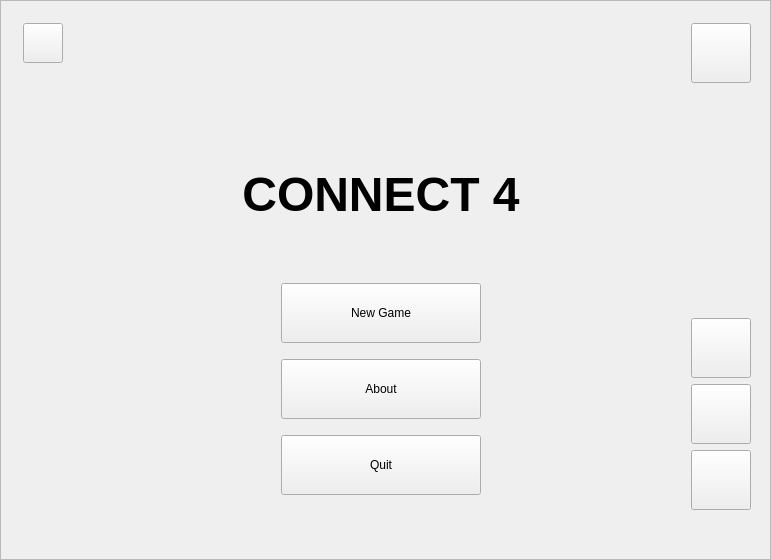
<?xml version="1.0" encoding="UTF-8"?>
<ui version="4.0">
 <class>mainMenu</class>
 <widget class="QWidget" name="mainMenu">
  <property name="geometry">
   <rect>
    <x>0</x>
    <y>0</y>
    <width>771</width>
    <height>560</height>
   </rect>
  </property>
  <property name="minimumSize">
   <size>
    <width>0</width>
    <height>0</height>
   </size>
  </property>
  <property name="windowTitle">
   <string>MainWindow</string>
  </property>
  <layout class="QGridLayout" name="gridLayout_9">
   <property name="leftMargin">
    <number>0</number>
   </property>
   <property name="topMargin">
    <number>0</number>
   </property>
   <property name="rightMargin">
    <number>0</number>
   </property>
   <property name="bottomMargin">
    <number>0</number>
   </property>
   <item row="0" column="0">
    <widget class="QWidget" name="centralwidget" native="true">
     <layout class="QGridLayout" name="gridLayout_3">
      <property name="leftMargin">
       <number>0</number>
      </property>
      <property name="topMargin">
       <number>0</number>
      </property>
      <property name="rightMargin">
       <number>0</number>
      </property>
      <property name="bottomMargin">
       <number>0</number>
      </property>
      <item row="0" column="0">
       <widget class="QScrollArea" name="scrollArea">
        <property name="frameShape">
         <enum>QFrame::Shape::NoFrame</enum>
        </property>
        <property name="widgetResizable">
         <bool>true</bool>
        </property>
        <property name="alignment">
         <set>Qt::AlignmentFlag::AlignCenter</set>
        </property>
        <widget class="QWidget" name="scrollAreaWidgetContents">
         <property name="geometry">
          <rect>
           <x>0</x>
           <y>0</y>
           <width>771</width>
           <height>560</height>
          </rect>
         </property>
         <layout class="QGridLayout" name="gridLayout_6">
          <property name="leftMargin">
           <number>0</number>
          </property>
          <property name="topMargin">
           <number>0</number>
          </property>
          <property name="rightMargin">
           <number>0</number>
          </property>
          <property name="bottomMargin">
           <number>0</number>
          </property>
          <item row="0" column="0">
           <widget class="QFrame" name="mainMenuFrame">
            <property name="frameShape">
             <enum>QFrame::Shape::StyledPanel</enum>
            </property>
            <property name="frameShadow">
             <enum>QFrame::Shadow::Raised</enum>
            </property>
            <layout class="QGridLayout" name="gridLayout_7">
             <item row="0" column="0">
              <layout class="QGridLayout" name="gridLayout">
               <item row="1" column="1">
                <layout class="QGridLayout" name="gridLayout_5">
                 <property name="sizeConstraint">
                  <enum>QLayout::SizeConstraint::SetFixedSize</enum>
                 </property>
                 <item row="1" column="1">
                  <spacer name="verticalSpacer_2">
                   <property name="orientation">
                    <enum>Qt::Orientation::Vertical</enum>
                   </property>
                   <property name="sizeType">
                    <enum>QSizePolicy::Policy::Expanding</enum>
                   </property>
                   <property name="sizeHint" stdset="0">
                    <size>
                     <width>0</width>
                     <height>0</height>
                    </size>
                   </property>
                  </spacer>
                 </item>
                 <item row="0" column="2">
                  <spacer name="horizontalSpacer_5">
                   <property name="orientation">
                    <enum>Qt::Orientation::Horizontal</enum>
                   </property>
                   <property name="sizeType">
                    <enum>QSizePolicy::Policy::Expanding</enum>
                   </property>
                   <property name="sizeHint" stdset="0">
                    <size>
                     <width>0</width>
                     <height>0</height>
                    </size>
                   </property>
                  </spacer>
                 </item>
                 <item row="0" column="1">
                  <widget class="QPushButton" name="musicButton">
                   <property name="sizePolicy">
                    <sizepolicy hsizetype="Fixed" vsizetype="Fixed">
                     <horstretch>0</horstretch>
                     <verstretch>0</verstretch>
                    </sizepolicy>
                   </property>
                   <property name="minimumSize">
                    <size>
                     <width>40</width>
                     <height>40</height>
                    </size>
                   </property>
                   <property name="maximumSize">
                    <size>
                     <width>40</width>
                     <height>40</height>
                    </size>
                   </property>
                   <property name="cursor">
                    <cursorShape>PointingHandCursor</cursorShape>
                   </property>
                   <property name="focusPolicy">
                    <enum>Qt::FocusPolicy::TabFocus</enum>
                   </property>
                   <property name="text">
                    <string/>
                   </property>
                   <property name="iconSize">
                    <size>
                     <width>30</width>
                     <height>30</height>
                    </size>
                   </property>
                   <property name="checkable">
                    <bool>true</bool>
                   </property>
                  </widget>
                 </item>
                 <item row="0" column="0">
                  <spacer name="horizontalSpacer_7">
                   <property name="orientation">
                    <enum>Qt::Orientation::Horizontal</enum>
                   </property>
                   <property name="sizeType">
                    <enum>QSizePolicy::Policy::Fixed</enum>
                   </property>
                   <property name="sizeHint" stdset="0">
                    <size>
                     <width>13</width>
                     <height>20</height>
                    </size>
                   </property>
                  </spacer>
                 </item>
                </layout>
               </item>
               <item row="2" column="3">
                <widget class="QLabel" name="welcomeLabel">
                 <property name="sizePolicy">
                  <sizepolicy hsizetype="Minimum" vsizetype="Preferred">
                   <horstretch>0</horstretch>
                   <verstretch>0</verstretch>
                  </sizepolicy>
                 </property>
                 <property name="font">
                  <font>
                   <pointsize>36</pointsize>
                   <bold>true</bold>
                   <strikeout>false</strikeout>
                  </font>
                 </property>
                 <property name="text">
                  <string>CONNECT 4</string>
                 </property>
                 <property name="alignment">
                  <set>Qt::AlignmentFlag::AlignCenter</set>
                 </property>
                </widget>
               </item>
               <item row="3" column="3">
                <layout class="QGridLayout" name="gridLayout_2">
                 <property name="sizeConstraint">
                  <enum>QLayout::SizeConstraint::SetMinimumSize</enum>
                 </property>
                 <item row="3" column="1">
                  <widget class="QPushButton" name="aboutButton">
                   <property name="minimumSize">
                    <size>
                     <width>200</width>
                     <height>60</height>
                    </size>
                   </property>
                   <property name="maximumSize">
                    <size>
                     <width>200</width>
                     <height>60</height>
                    </size>
                   </property>
                   <property name="cursor">
                    <cursorShape>PointingHandCursor</cursorShape>
                   </property>
                   <property name="focusPolicy">
                    <enum>Qt::FocusPolicy::TabFocus</enum>
                   </property>
                   <property name="text">
                    <string>About</string>
                   </property>
                  </widget>
                 </item>
                 <item row="3" column="0">
                  <spacer name="horizontalSpacer_3">
                   <property name="orientation">
                    <enum>Qt::Orientation::Horizontal</enum>
                   </property>
                   <property name="sizeType">
                    <enum>QSizePolicy::Policy::Minimum</enum>
                   </property>
                   <property name="sizeHint" stdset="0">
                    <size>
                     <width>20</width>
                     <height>20</height>
                    </size>
                   </property>
                  </spacer>
                 </item>
                 <item row="6" column="1">
                  <spacer name="verticalSpacer_4">
                   <property name="orientation">
                    <enum>Qt::Orientation::Vertical</enum>
                   </property>
                   <property name="sizeHint" stdset="0">
                    <size>
                     <width>20</width>
                     <height>40</height>
                    </size>
                   </property>
                  </spacer>
                 </item>
                 <item row="2" column="1">
                  <spacer name="verticalSpacer_7">
                   <property name="orientation">
                    <enum>Qt::Orientation::Vertical</enum>
                   </property>
                   <property name="sizeType">
                    <enum>QSizePolicy::Policy::Minimum</enum>
                   </property>
                   <property name="sizeHint" stdset="0">
                    <size>
                     <width>20</width>
                     <height>10</height>
                    </size>
                   </property>
                  </spacer>
                 </item>
                 <item row="1" column="1">
                  <widget class="QPushButton" name="newGameButton">
                   <property name="minimumSize">
                    <size>
                     <width>200</width>
                     <height>60</height>
                    </size>
                   </property>
                   <property name="maximumSize">
                    <size>
                     <width>200</width>
                     <height>60</height>
                    </size>
                   </property>
                   <property name="cursor">
                    <cursorShape>PointingHandCursor</cursorShape>
                   </property>
                   <property name="focusPolicy">
                    <enum>Qt::FocusPolicy::TabFocus</enum>
                   </property>
                   <property name="text">
                    <string>New Game</string>
                   </property>
                  </widget>
                 </item>
                 <item row="0" column="1">
                  <spacer name="verticalSpacer_5">
                   <property name="orientation">
                    <enum>Qt::Orientation::Vertical</enum>
                   </property>
                   <property name="sizeHint" stdset="0">
                    <size>
                     <width>20</width>
                     <height>40</height>
                    </size>
                   </property>
                  </spacer>
                 </item>
                 <item row="5" column="1">
                  <widget class="QPushButton" name="quitButton">
                   <property name="minimumSize">
                    <size>
                     <width>200</width>
                     <height>60</height>
                    </size>
                   </property>
                   <property name="maximumSize">
                    <size>
                     <width>200</width>
                     <height>60</height>
                    </size>
                   </property>
                   <property name="cursor">
                    <cursorShape>PointingHandCursor</cursorShape>
                   </property>
                   <property name="focusPolicy">
                    <enum>Qt::FocusPolicy::TabFocus</enum>
                   </property>
                   <property name="text">
                    <string>Quit</string>
                   </property>
                  </widget>
                 </item>
                 <item row="3" column="2">
                  <spacer name="horizontalSpacer_4">
                   <property name="orientation">
                    <enum>Qt::Orientation::Horizontal</enum>
                   </property>
                   <property name="sizeType">
                    <enum>QSizePolicy::Policy::Minimum</enum>
                   </property>
                   <property name="sizeHint" stdset="0">
                    <size>
                     <width>20</width>
                     <height>20</height>
                    </size>
                   </property>
                  </spacer>
                 </item>
                 <item row="4" column="1">
                  <spacer name="verticalSpacer_9">
                   <property name="orientation">
                    <enum>Qt::Orientation::Vertical</enum>
                   </property>
                   <property name="sizeType">
                    <enum>QSizePolicy::Policy::Minimum</enum>
                   </property>
                   <property name="sizeHint" stdset="0">
                    <size>
                     <width>20</width>
                     <height>10</height>
                    </size>
                   </property>
                  </spacer>
                 </item>
                </layout>
               </item>
               <item row="3" column="4">
                <layout class="QGridLayout" name="gridLayout_4">
                 <property name="sizeConstraint">
                  <enum>QLayout::SizeConstraint::SetMinimumSize</enum>
                 </property>
                 <item row="0" column="1">
                  <spacer name="verticalSpacer">
                   <property name="orientation">
                    <enum>Qt::Orientation::Vertical</enum>
                   </property>
                   <property name="sizeType">
                    <enum>QSizePolicy::Policy::Expanding</enum>
                   </property>
                   <property name="sizeHint" stdset="0">
                    <size>
                     <width>40</width>
                     <height>90</height>
                    </size>
                   </property>
                  </spacer>
                 </item>
                 <item row="2" column="1">
                  <widget class="QPushButton" name="rankingButton">
                   <property name="sizePolicy">
                    <sizepolicy hsizetype="Fixed" vsizetype="Fixed">
                     <horstretch>0</horstretch>
                     <verstretch>0</verstretch>
                    </sizepolicy>
                   </property>
                   <property name="minimumSize">
                    <size>
                     <width>60</width>
                     <height>60</height>
                    </size>
                   </property>
                   <property name="maximumSize">
                    <size>
                     <width>60</width>
                     <height>60</height>
                    </size>
                   </property>
                   <property name="cursor">
                    <cursorShape>PointingHandCursor</cursorShape>
                   </property>
                   <property name="focusPolicy">
                    <enum>Qt::FocusPolicy::TabFocus</enum>
                   </property>
                   <property name="toolTip">
                    <string/>
                   </property>
                   <property name="text">
                    <string/>
                   </property>
                   <property name="iconSize">
                    <size>
                     <width>45</width>
                     <height>45</height>
                    </size>
                   </property>
                  </widget>
                 </item>
                 <item row="2" column="0">
                  <spacer name="horizontalSpacer_6">
                   <property name="orientation">
                    <enum>Qt::Orientation::Horizontal</enum>
                   </property>
                   <property name="sizeType">
                    <enum>QSizePolicy::Policy::Expanding</enum>
                   </property>
                   <property name="sizeHint" stdset="0">
                    <size>
                     <width>40</width>
                     <height>20</height>
                    </size>
                   </property>
                  </spacer>
                 </item>
                 <item row="4" column="1">
                  <spacer name="verticalSpacer_3">
                   <property name="orientation">
                    <enum>Qt::Orientation::Vertical</enum>
                   </property>
                   <property name="sizeType">
                    <enum>QSizePolicy::Policy::Fixed</enum>
                   </property>
                   <property name="sizeHint" stdset="0">
                    <size>
                     <width>20</width>
                     <height>40</height>
                    </size>
                   </property>
                  </spacer>
                 </item>
                 <item row="3" column="1">
                  <widget class="QPushButton" name="optionsButton">
                   <property name="sizePolicy">
                    <sizepolicy hsizetype="Fixed" vsizetype="Fixed">
                     <horstretch>0</horstretch>
                     <verstretch>0</verstretch>
                    </sizepolicy>
                   </property>
                   <property name="minimumSize">
                    <size>
                     <width>60</width>
                     <height>60</height>
                    </size>
                   </property>
                   <property name="maximumSize">
                    <size>
                     <width>60</width>
                     <height>60</height>
                    </size>
                   </property>
                   <property name="cursor">
                    <cursorShape>PointingHandCursor</cursorShape>
                   </property>
                   <property name="focusPolicy">
                    <enum>Qt::FocusPolicy::TabFocus</enum>
                   </property>
                   <property name="toolTip">
                    <string/>
                   </property>
                   <property name="text">
                    <string/>
                   </property>
                   <property name="iconSize">
                    <size>
                     <width>45</width>
                     <height>45</height>
                    </size>
                   </property>
                  </widget>
                 </item>
                 <item row="1" column="1">
                  <widget class="QPushButton" name="historyButton">
                   <property name="sizePolicy">
                    <sizepolicy hsizetype="Fixed" vsizetype="Fixed">
                     <horstretch>0</horstretch>
                     <verstretch>0</verstretch>
                    </sizepolicy>
                   </property>
                   <property name="minimumSize">
                    <size>
                     <width>60</width>
                     <height>60</height>
                    </size>
                   </property>
                   <property name="maximumSize">
                    <size>
                     <width>60</width>
                     <height>60</height>
                    </size>
                   </property>
                   <property name="cursor">
                    <cursorShape>PointingHandCursor</cursorShape>
                   </property>
                   <property name="focusPolicy">
                    <enum>Qt::FocusPolicy::TabFocus</enum>
                   </property>
                   <property name="toolTip">
                    <string/>
                   </property>
                   <property name="text">
                    <string/>
                   </property>
                   <property name="iconSize">
                    <size>
                     <width>45</width>
                     <height>45</height>
                    </size>
                   </property>
                  </widget>
                 </item>
                </layout>
               </item>
               <item row="1" column="4">
                <layout class="QGridLayout" name="gridLayout_8">
                 <item row="0" column="1">
                  <widget class="QPushButton" name="profileButton">
                   <property name="sizePolicy">
                    <sizepolicy hsizetype="Fixed" vsizetype="Fixed">
                     <horstretch>0</horstretch>
                     <verstretch>0</verstretch>
                    </sizepolicy>
                   </property>
                   <property name="minimumSize">
                    <size>
                     <width>60</width>
                     <height>60</height>
                    </size>
                   </property>
                   <property name="maximumSize">
                    <size>
                     <width>60</width>
                     <height>60</height>
                    </size>
                   </property>
                   <property name="cursor">
                    <cursorShape>PointingHandCursor</cursorShape>
                   </property>
                   <property name="focusPolicy">
                    <enum>Qt::FocusPolicy::TabFocus</enum>
                   </property>
                   <property name="text">
                    <string/>
                   </property>
                   <property name="icon">
                    <iconset>
                     <normaloff>../media/images/icons/dark-theme/profile.png</normaloff>../media/images/icons/dark-theme/profile.png</iconset>
                   </property>
                   <property name="iconSize">
                    <size>
                     <width>45</width>
                     <height>45</height>
                    </size>
                   </property>
                  </widget>
                 </item>
                 <item row="0" column="0">
                  <spacer name="horizontalSpacer_2">
                   <property name="orientation">
                    <enum>Qt::Orientation::Horizontal</enum>
                   </property>
                   <property name="sizeHint" stdset="0">
                    <size>
                     <width>40</width>
                     <height>20</height>
                    </size>
                   </property>
                  </spacer>
                 </item>
                 <item row="1" column="1">
                  <spacer name="verticalSpacer_6">
                   <property name="orientation">
                    <enum>Qt::Orientation::Vertical</enum>
                   </property>
                   <property name="sizeHint" stdset="0">
                    <size>
                     <width>20</width>
                     <height>40</height>
                    </size>
                   </property>
                  </spacer>
                 </item>
                </layout>
               </item>
               <item row="0" column="3">
                <spacer name="verticalSpacer_8">
                 <property name="orientation">
                  <enum>Qt::Orientation::Vertical</enum>
                 </property>
                 <property name="sizeType">
                  <enum>QSizePolicy::Policy::Minimum</enum>
                 </property>
                 <property name="sizeHint" stdset="0">
                  <size>
                   <width>20</width>
                   <height>13</height>
                  </size>
                 </property>
                </spacer>
               </item>
               <item row="2" column="5">
                <spacer name="horizontalSpacer">
                 <property name="orientation">
                  <enum>Qt::Orientation::Horizontal</enum>
                 </property>
                 <property name="sizeType">
                  <enum>QSizePolicy::Policy::Minimum</enum>
                 </property>
                 <property name="sizeHint" stdset="0">
                  <size>
                   <width>10</width>
                   <height>34</height>
                  </size>
                 </property>
                </spacer>
               </item>
              </layout>
             </item>
            </layout>
           </widget>
          </item>
         </layout>
        </widget>
       </widget>
      </item>
     </layout>
    </widget>
   </item>
  </layout>
 </widget>
 <resources/>
 <connections/>
</ui>
